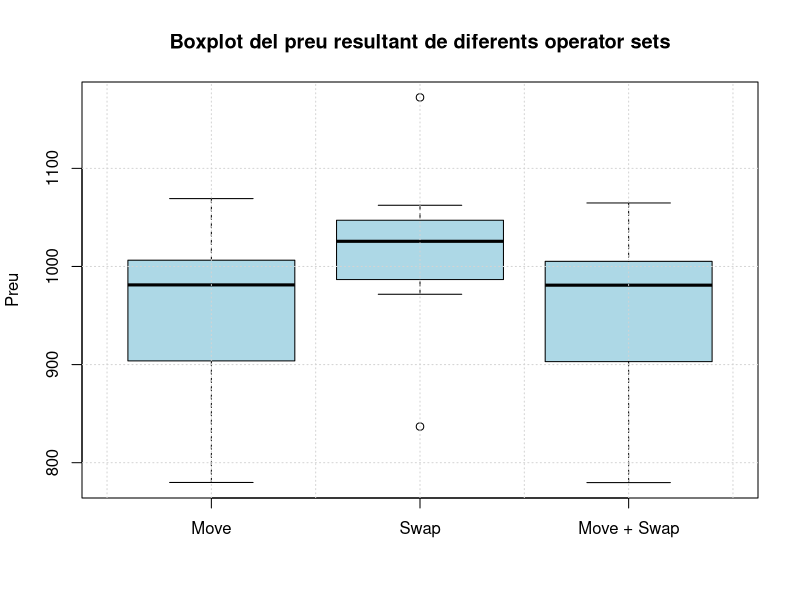

Write the R code that produced this figure.
# Dades
move <- c(1006.41, 984.43, 779.85, 898.78, 903.76, 1008.90, 957.82, 978.06, 992.85, 1069.19)
swap <- c(1062.37, 1047.12, 836.83, 971.68, 986.67, 1043.78, 1011.53, 1008.93, 1039.82, 1172.32)
mvsw <- c(1005.24, 984.2, 779.73, 898.03, 903.01, 1008.38, 957.07, 977.72, 992.76, 1064.72)

# Crear el boxplot amb noms
boxplot(move, swap, mvsw, 
        main = "Boxplot del preu resultant de diferents operator sets", 
        names = c("Move", "Swap", "Move + Swap"),
        ylab = "Preu",
        col = "lightblue")

# Mostrar la cuadrícula
grid()
